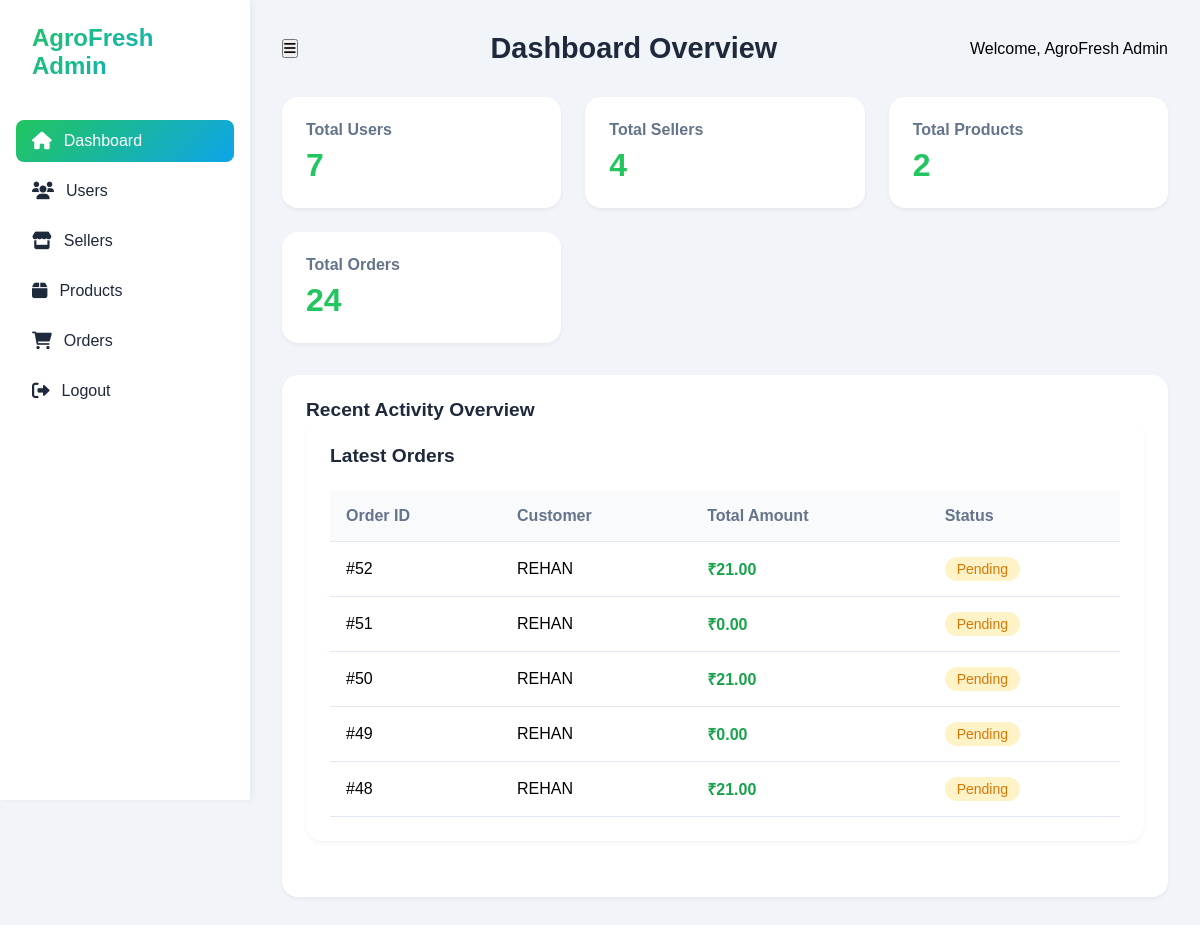
Before: /admin_dashboard.php (signed in) with the older database file.
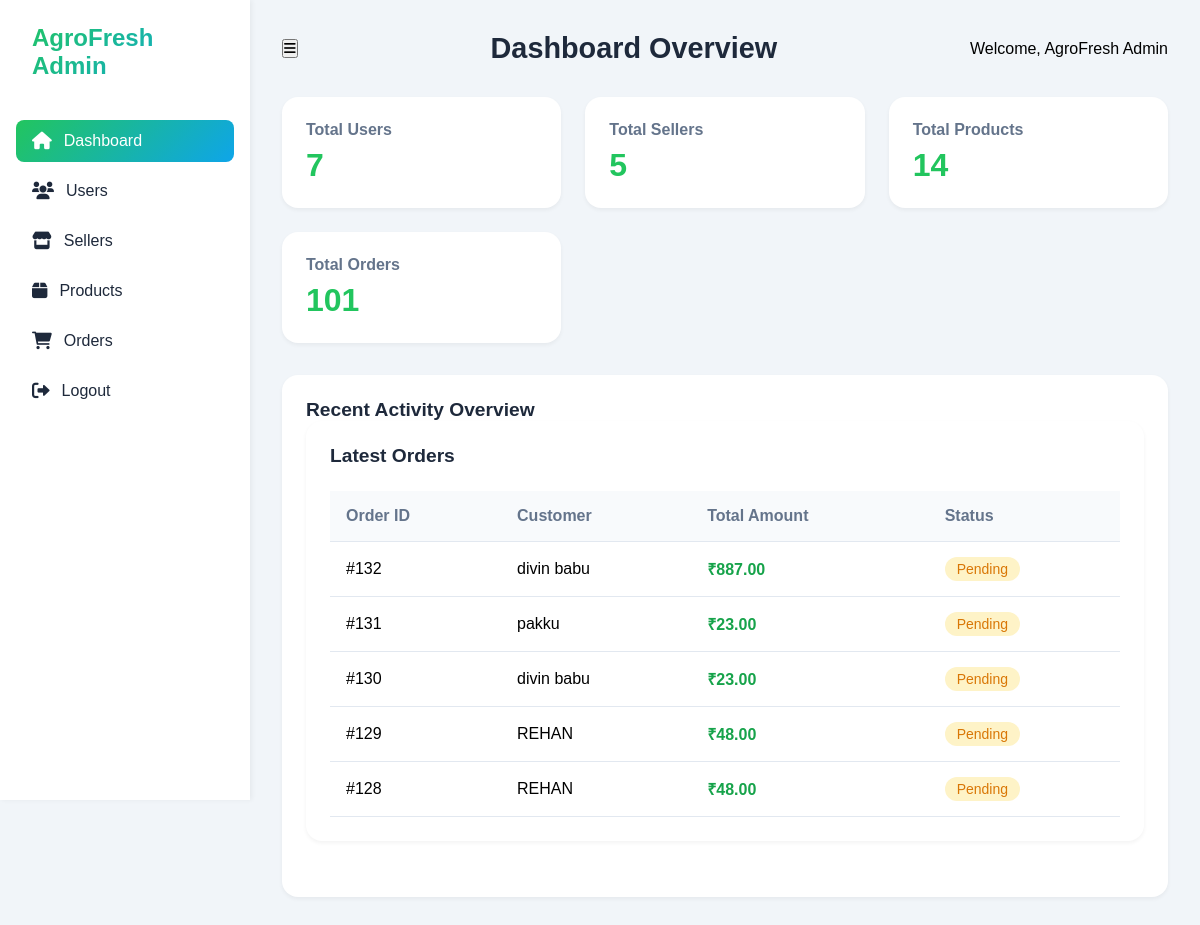
After: the same page with the newer database file.
### tables this page shows
CREATE TABLE `orders` (
  `id` int(11) NOT NULL,
  `user_id` int(11) NOT NULL,
  `total_amount` decimal(10,2) NOT NULL,
  `shipping_address` text NOT NULL,
  `payment_method` varchar(50) NOT NULL,
  `status` enum('pending','processing','out_for_delivery','delivered') DEFAULT 'pending',
  `created_at` timestamp NOT NULL DEFAULT current_timestamp(),
  `payment_id` varchar(255) DEFAULT NULL,
  `razorpay_order_id` varchar(255) DEFAULT NULL
);

CREATE TABLE `users` (
  `id` int(11) NOT NULL,
  `full_name` varchar(255) NOT NULL,
  `email` varchar(255) NOT NULL,
  `mobile` varchar(15) NOT NULL,
  `address` text NOT NULL,
  `state` varchar(100) NOT NULL,
  `pincode` varchar(10) NOT NULL,
  `password` varchar(255) NOT NULL,
  `created_at` timestamp NOT NULL DEFAULT current_timestamp(),
  `role` varchar(10) NOT NULL DEFAULT 'user',
  `is_admin` tinyint(1) NOT NULL DEFAULT 0,
  `city` varchar(100) DEFAULT NULL,
  `photo_url` varchar(255) DEFAULT 'default-avatar.png',
  `admin_email` varchar(255) DEFAULT NULL,
  `admin_password` varchar(255) DEFAULT NULL
);

### admin_dashboard.php (the view, shortened to what the changed rows need)
<?php
require_once 'db_connection.php';
$counts = [
    'users' => 0,
    'sellers' => 0,
    'products' => 0,
    'orders' => 0
];
$query = "SELECT COUNT(*) as count FROM users WHERE role != 'admin'";
$result = $conn->query($query);
if ($result) {
    $counts['users'] = $result->fetch_assoc()['count'];
}
$query = "SELECT COUNT(*) as count FROM sellerdetails";
$result = $conn->query($query);
if ($result) {
    $counts['sellers'] = $result->fetch_assoc()['count'];
}
$query = "SELECT COUNT(*) as count FROM products";
$result = $conn->query($query);
if ($result) {
    $counts['products'] = $result->fetch_assoc()['count'];
}
$query = "SELECT COUNT(*) as count FROM orders";
$result = $conn->query($query);
if ($result) {
    $counts['orders'] = $result->fetch_assoc()['count'];
}
?>
<!DOCTYPE html>
<html lang="en">
<head>
    <link href="https://cdnjs.cloudflare.com/ajax/libs/font-awesome/6.0.0/css/all.min.css" rel="stylesheet">
</head>
<body>
    <div class="main-content">
        <div class="header">
            <h1>Dashboard Overview</h1>
        </div>
        <div class="stats-grid">
            <div class="stat-card">
                <h3>Total Sellers</h3>
                <div class="number"><?php echo $counts['sellers']; ?></div>
            </div>
            <div class="stat-card">
                <h3>Total Products</h3>
                <div class="number"><?php echo $counts['products']; ?></div>
            </div>
            <div class="stat-card">
                <h3>Total Orders</h3>
                <div class="number"><?php echo $counts['orders']; ?></div>
            </div>
        </div>
        <div id="dashboard-section">
            <div class="dashboard-summary">
                <h2 class="section-title">Recent Activity Overview</h2>
                <div class="summary-content">
                    <div class="data-section">
                        <table class="data-table">
                            <thead>
                                <tr>
                                    <th>Order ID</th>
                                    <th>Customer</th>
                                    <th>Total Amount</th>
                                    <th>Status</th>
                                </tr>
                            </thead>
                            <tbody>
                                <?php
                                $dashboard_orders_query = "SELECT o.id, o.total_amount, o.status, u.full_name as customer_name
                                                        FROM orders o
                                                        JOIN users u ON o.user_id = u.id
                                                        ORDER BY o.created_at DESC
                                                        LIMIT 5";
                                $dashboard_orders_result = $conn->query($dashboard_orders_query);
                                if ($dashboard_orders_result && $dashboard_orders_result->num_rows > 0) {
                                    while ($order = $dashboard_orders_result->fetch_assoc()):
                                    ?>
                                    <tr>
                                        <td>#<?php echo $order['id']; ?></td>
                                        <td><?php echo htmlspecialchars($order['customer_name']); ?></td>
                                        <td class="price-column">₹<?php echo number_format($order['total_amount'], 2); ?></td>
                                        <td>
                                            <span class="order-status status-<?php echo $order['status'] ?: 'pending'; ?>">
                                                <?php echo ucfirst($order['status'] ?: 'pending'); ?>
                                            </span>
                                        </td>
                                    </tr>
                                    <?php
                                    endwhile;
                                } else {
                                    echo "<tr><td colspan='4' style='text-align: center;'>No orders found</td></tr>";
                                }
                                ?>
                            </tbody>
                        </table>
                    </div>
                </div>
            </div>
        </div>
    </div>
</body>
</html>

Changed rows visible on the page:
no longer on this page (row edited): orders: id "52", user.full_name "REHAN", total_amount "21.00", status "Pending"
no longer on this page (row edited): orders: id "51", user.full_name "REHAN", total_amount "0.00", status "Pending"
no longer on this page (row edited): orders: id "50", user.full_name "REHAN", total_amount "21.00", status "Pending"
no longer on this page (row edited): orders: id "49", user.full_name "REHAN", total_amount "0.00", status "Pending"
no longer on this page (row edited): orders: id "48", user.full_name "REHAN", total_amount "21.00", status "Pending"
added orders: id "132", user.full_name "divin babu", total_amount "887.00", status "Pending"
added orders: id "131", user.full_name "pakku", total_amount "23.00", status "Pending"
added orders: id "130", user.full_name "divin babu", total_amount "23.00", status "Pending"
added orders: id "129", user.full_name "REHAN", total_amount "48.00", status "Pending"
added orders: id "128", user.full_name "REHAN", total_amount "48.00", status "Pending"
Other visible differences:
$counts['sellers']: "4" → "5"
$counts['products']: "2" → "14"
$counts['orders']: "24" → "101"
